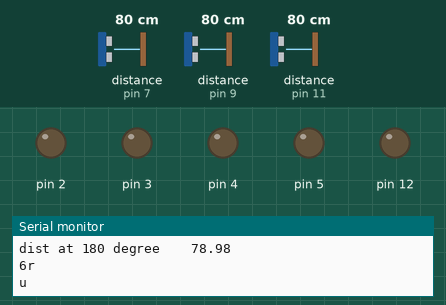
This sketch was run on a simulated Arduino Uno, built with avr-gcc and run on an emulated ATmega328P. On the bench: output pins drawn as LEDs (lit = HIGH), the last lines printed to the serial monitor. Wiring (inferred from the names in the program): 3 × ultrasonic range finder: trigger pin 6, echo pin 7 / trigger pin 8, echo pin 9 / trigger pin 10, echo pin 11. The inputs (shaded band) are chosen by the test bench; at power-on: distance to the obstacle (sensors on pin 7, pin 9, pin 11) 80 cm. The echo pulse lasts 58.3 µs per cm; pins used as bus, display or sensor lines are not drawn.

Above: at 15.2 s.
15.3 s: distance to the obstacle (sensor on pin 7) set to 33 cm
At 17.5 s:
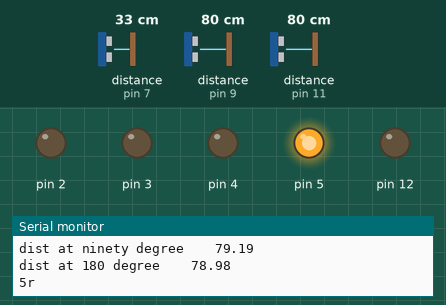
18.8 s: distance to the obstacle (sensor on pin 7) set to 28 cm
At 20.7 s:
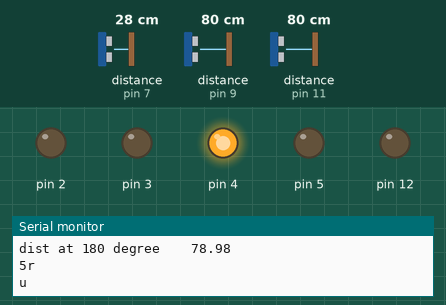
32.8 s: distance to the obstacle (sensor on pin 9) set to 35 cm
38.0 s: distance to the obstacle (sensor on pin 9) set to 28 cm
Timing chart, 0 to 41.0 s (numbered marks = the images above; inputs shaded):
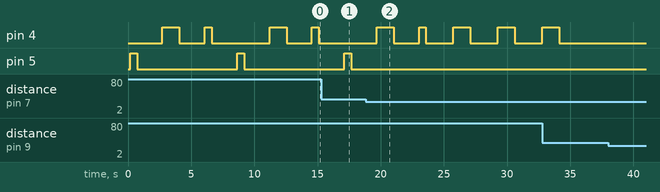

The sketch:

_4th_try.ino
```cpp
//WAVEFRONT ALGORITHM TEST IN SERIAL MONITOR WHEN MATRIX IS FILLED ON ITS OWN AND OBSTACLE DETECTION IS INCLUDED..UPGRADATION
int trig1 = 6;
int echo1= 7;
int trig2 = 8;
int echo2 = 9;
int trig3 = 10;
int echo3 = 11;
float dur1, dist1;
float dur2, dist2;
float dur3, dist3;

int fdelay=1350;
int tdelay=550;
int nothing=0;
int wall=255;
int goal=2;
int robot=254;
int Map[6][6]={{255,255,255,255,255,255},{255,0,0,0,0,255},{255,0,0,0,0,255},{255,0,0,0,0,255},{255,0,0,0,0,255},{255,255,255,255,255,255}};
int robot_x=4;
int robot_y=1;
int goal_x=1;
int goal_y=4;
int x=0;
int y=0;
int a,b,c,d,e;
int minimum_node=250;
int min_node_location=0;
int reset_min=250;
void left()
{
  digitalWrite(4, HIGH);
  digitalWrite(5,LOW );
  digitalWrite(6, LOW);
  digitalWrite(7, HIGH);
}

void right()
{
  digitalWrite(4, LOW);
  digitalWrite(5,HIGH );
  digitalWrite(6, HIGH);
  digitalWrite(7, LOW);
}

void up()
{
  digitalWrite(4, HIGH);
  digitalWrite(5,LOW );
  digitalWrite(6, HIGH);
  digitalWrite(7, LOW);
}

void down()
{
  digitalWrite(4, LOW);
  digitalWrite(5,HIGH);
  digitalWrite(6, LOW);
  digitalWrite(7, HIGH);
}
void Stop()
{
  digitalWrite(4, LOW);
  digitalWrite(5,LOW);
  digitalWrite(6, LOW);
  digitalWrite(7, LOW);
}
void ultrasonic1()
{
  digitalWrite(trig1, 0);
  delayMicroseconds(2);
  digitalWrite(trig1, 1);
  delayMicroseconds(10);
  digitalWrite(trig1, 0);
  dur1 = pulseIn(echo1, 1);
  dist1 = (dur1 * (0.034 / 2));
}
void ultrasonic2()
{
  digitalWrite(trig2, 0);
  delayMicroseconds(2);
  digitalWrite(trig2, 1);
  delayMicroseconds(10);
  digitalWrite(trig2, 0);
  dur2 = pulseIn(echo2, 1);
  dist2 = (dur2 * (0.034 / 2));
}
void ultrasonic3()
{
  digitalWrite(trig3, 0);
  delayMicroseconds(2);
  digitalWrite(trig3, 1);
  delayMicroseconds(10);
  digitalWrite(trig3, 0);
  dur3 = pulseIn(echo3, 1);
  dist3 = (dur3 * (0.034 / 2));
}
void servo()
{
  ultrasonic1(); /////////////////////////////////////////////////////////////////////////////delay check
  Serial.print("dist at zero degree    ");
  Serial.println(dist1);
  if (dist1 < 30)
  {
    Map[robot_x][robot_y + 1] = 255;
    unpropagate(robot_x, robot_y);
    propagate_wavefront(robot_x, robot_y, goal_x, goal_y);
    mapprint();
  }

  ultrasonic2();
  Serial.print("dist at ninety degree    ");
  Serial.println(dist2);
  if (dist2 < 30)
  {
    Map[robot_x - 1][robot_y] = 255;
    unpropagate(robot_x, robot_y);
    propagate_wavefront(robot_x, robot_y, goal_x, goal_y);
    mapprint();
  }

  ultrasonic3();
  Serial.print("dist at 180 degree    ");
  Serial.println(dist3);
  if (dist3 < 30)
  {
    Map[robot_x][robot_y - 1] = 255;
    unpropagate(robot_x, robot_y);
    propagate_wavefront(robot_x, robot_y, goal_x, goal_y);
    mapprint();
  }
}
void mapprint() {
  for (int i = 0; i < 6; i++)
  {
    for (int j = 0; j < 6; j++)
    {
      if (Map[i][j] == nothing)
        propagate_wavefront(robot_x, robot_y, goal_x, goal_y);
    }
  }
  for (int i = 0; i < 6; i++)
  {
    for (int j = 0; j < 6; j++)
    {
      Serial.print(Map[i][j]);
      Serial.print(" ");
    }
    Serial.println();
  }
}
int propagate_wavefront(int robot_x, int robot_y, int goal_x, int goal_y)
  {
  //clear old wavefront


  //counter=0;//reset the counter for each run!
    //while(counter<50)//allows for recycling until robot is found
      //  {
        x=0;
        y=0;
      while(x<6 && y<6)//while the map hasnt been fully scanned
        {
        //if this location is a wall or the goal, just ignore it
        if (Map[x][y] != wall && Map[x][y] != goal)
          {
          //a full trail to the robot has been located, finished!
          //if (min_surrounding_node_value(x, y) < reset_min && Map[x][y]==robot)
           // {
            //finshed! tell robot to start moving down path
           // return min_node_location;
            //}
          //record a value in to this node
          min_surrounding_node_value(x,y);
           if (minimum_node<reset_min && Map[x][y]!=robot)//if this isnt here, 'nothing' will go in the location
            Map[x][y]=minimum_node+1;
          }

        //go to next node and/or row
        y++;
        if (y==6 && x!=6)
          {
          x++;
          y=0;
          }
  //      }
//      counter++;
        }
    return 0;
  }

void unpropagate(int robot_x, int robot_y)//clears old path to determine new path
  {
  //stay within boundary
  for(x=0; x<6; x++)
    for(y=0; y<6; y++)
      if (Map[x][y] != wall && Map[x][y] != goal) //if this location is something, just ignore it
        Map[x][y] = nothing;//clear that space

  //store robot location in map
  Map[robot_x][robot_y]=robot;
  //store robot location in map
  Map[goal_x][goal_y]=goal;
  }

//if no solution is found, delete all walls from map
void clear_map(void)
  {
  for(x=0;x<6;x++)
    for(y=0;y<6;y++)
      if (Map[x][y] != robot && Map[x][y] != goal)
        Map[x][y]=nothing;
  }

//this function looks at a node and returns the lowest value around that node
//1 is up, 2 is right, 3 is down, and 4 is left (clockwise)
int min_surrounding_node_value(int x, int y)
  {
  minimum_node=reset_min;//reset minimum

  //down
  if(x < 5)//not out of boundary
    if  (Map[x+1][y] < minimum_node && Map[x+1][y] != nothing)//find the lowest number node, and exclude empty nodes (0's)
        {
      minimum_node = Map[x+1][y];
      min_node_location=3;
            }

  //up
  if(x > 0)
    if  (Map[x-1][y] < minimum_node && Map[x-1][y] != nothing)
        {
      minimum_node = Map[x-1][y];
      min_node_location=1;
            }

  //right
  if(y < 5)
    if  (Map[x][y+1] < minimum_node && Map[x][y+1] != nothing)
        {
      minimum_node = Map[x][y+1];
      min_node_location=2;
            }

  //left
  if(y > 0)
    if  (Map[x][y-1] < minimum_node && Map[x][y-1] != nothing)
        {
      minimum_node = Map[x][y-1];
      min_node_location=4;
            }

  return minimum_node;
  }
void scanp()
{
d=Map[robot_x-1][robot_y];
c=Map[robot_x+1][robot_y];
a=Map[robot_x][robot_y-1];
b=Map[robot_x][robot_y+1];
e=min(a,min(b,min(c,d)));
Serial.print(e);
if(e==Map[robot_x][robot_y-1])
{

  robot_y=robot_y-1;
  left();
  Serial.println("l");
  delay(tdelay);
  Stop();
  delay(2000);
  up();
  Serial.println("u");
  delay(fdelay);
  right();
  delay(tdelay);
  Stop();
    delay(2000);
  }
if(e==Map[robot_x][robot_y+1])
{
 robot_y=robot_y+1;
  right();
  Serial.println("r");
  delay(tdelay);
  Stop();
  delay(2000);
  up();
  Serial.println("u");
  delay(fdelay);
  Stop();
    delay(2000);
  left();
  delay(tdelay);
  Stop();
    delay(2000);
}
if(e==Map[robot_x-1][robot_y])
{
  robot_x=robot_x-1;
  up();
  Serial.println("u");
  delay(fdelay);
  Stop();
    delay(2000);
}
if(e==Map[robot_x+1][robot_y])
{
  robot_x=robot_x+1;
  down();
  Serial.println("d");
  delay(fdelay);
  Stop();
    delay(2000);
}
}

void setup() {
Serial.begin(9600);
 pinMode(4, OUTPUT);
  pinMode(5, OUTPUT);
  pinMode(2, OUTPUT);
  pinMode(3, OUTPUT);
  pinMode(echo1, INPUT);
  pinMode(trig1, OUTPUT);
   pinMode(echo2, INPUT);
  pinMode(trig2, OUTPUT);
   pinMode(echo3, INPUT);
  pinMode(trig3, OUTPUT);
  pinMode(12, OUTPUT);
  unpropagate(robot_x, robot_y);
  propagate_wavefront(robot_x,robot_y,goal_x,goal_y);
 mapprint();
}
 void loop()
 {
  servo();
 if(Map[robot_x][robot_y]!=Map[goal_x][goal_y])
  scanp();
  else
  {
    Stop();
    Serial.print("s");
  }
}
```

Measured:
- the behaviour switches between 31 and 30 cm on distance to the obstacle (sensor on pin 7) (found by bisection; images 1 and 2)
- by itself, pin 5: alternates HIGH for 0.55 s and LOW for 7.9 s
